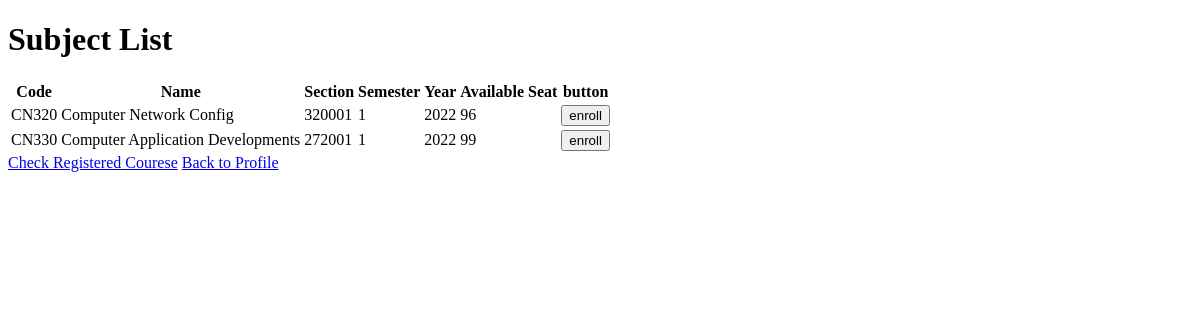
The app's page /booking/ (signed in), older data.
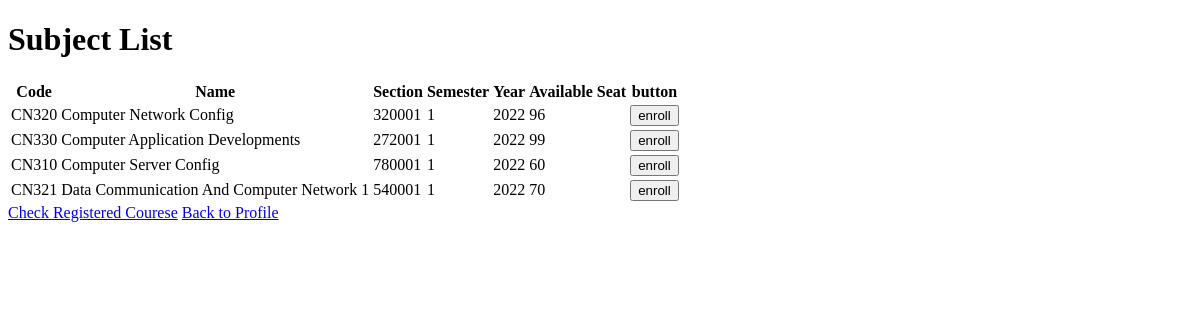
The same page, newer data.
### booking/models.py (models this page shows, shortened)
class Subject(models.Model):
    class_number = models.CharField(max_length=5, default="")
    subject_name = models.CharField(max_length=64, default="")
    section = models.CharField(max_length=10, default="")
    semester = models.CharField(max_length=10, default="")
    year = models.CharField(max_length=10, default="")
    seats = models.CharField(max_length=10, default="")

### booking/views.py (the view)
# urls.py: path('', views.index, name='index'),
def index(request):
    user = User.objects.get(pk=request.user.id)
    enrolled_subjects = Booking.objects.filter(user=user)
    id = []
    for subject in enrolled_subjects:
        id.append(subject.course_number.id)
    subjects = Subject.objects.exclude(pk__in=id)
    return render(request, "booking/index.html",{
        'subjects': subjects
    })

### booking/templates/booking/index.html (shortened to what this page needs)
{% extends 'booking/layout.html' %}
{% block body %}
<h1>Subject List</h1>
{% if subjects %}
<table>
    <tr>
      <th>Code</th>
      <th>Name</th>
      <th>Section</th>
      <th>Semester</th>
      <th>Year</th>
      <th>Available Seat</th>
      <th>button</th>
    </tr>
    {% for subject in subjects %}
    <tr>
        <td>{{ subject.class_number }}</td>
        <td>{{ subject.subject_name }}</td>
        <td>{{ subject.section }}</td>
        <td>{{ subject.semester }}</td>
        <td>{{ subject.year }}</td>
        <td>{{ subject.seats }}</td>
        <td>
            <form action="{% url 'booking:booking' subject.id %}" method="post" >
                <button type="submit">enroll</button>
            </form>
        </td>
    </tr>
    {% endfor %}
</table>
{% endif %}
<a href="{% url 'booking:checksubreg' %}">Check Registered Courese</a>
<a href="{% url 'index' %}">Back to Profile</a>
{% endblock %}

Row changes from the older to the newer data that the page shows:
added Subject: class_number "CN310", subject_name "Computer Server Config", section "780001", semester "1", year "2022", seats "60"
added Subject: class_number "CN321", subject_name "Data Communication And Computer Network 1", section "540001", semester "1", year "2022", seats "70"
